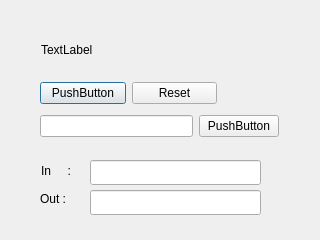
<?xml version="1.0" encoding="UTF-8"?>
<ui version="4.0">
 <class>Dialog</class>
 <widget class="QDialog" name="Dialog">
  <property name="geometry">
   <rect>
    <x>0</x>
    <y>0</y>
    <width>320</width>
    <height>240</height>
   </rect>
  </property>
  <property name="windowTitle">
   <string>Dialog</string>
  </property>
  <widget class="QLabel" name="label">
   <property name="geometry">
    <rect>
     <x>41</x>
     <y>41</y>
     <width>67</width>
     <height>17</height>
    </rect>
   </property>
   <property name="text">
    <string>TextLabel</string>
   </property>
  </widget>
  <widget class="QLineEdit" name="lineEdit_2">
   <property name="geometry">
    <rect>
     <x>90</x>
     <y>160</y>
     <width>171</width>
     <height>25</height>
    </rect>
   </property>
  </widget>
  <widget class="QLineEdit" name="lineEdit_3">
   <property name="geometry">
    <rect>
     <x>90</x>
     <y>190</y>
     <width>171</width>
     <height>25</height>
    </rect>
   </property>
   <property name="readOnly">
    <bool>true</bool>
   </property>
  </widget>
  <widget class="QLabel" name="label_2">
   <property name="geometry">
    <rect>
     <x>41</x>
     <y>162</y>
     <width>34</width>
     <height>17</height>
    </rect>
   </property>
   <property name="text">
    <string>In     :</string>
   </property>
  </widget>
  <widget class="QLabel" name="label_3">
   <property name="geometry">
    <rect>
     <x>40</x>
     <y>190</y>
     <width>34</width>
     <height>17</height>
    </rect>
   </property>
   <property name="text">
    <string>Out :</string>
   </property>
  </widget>
  <widget class="QWidget" name="">
   <property name="geometry">
    <rect>
     <x>40</x>
     <y>80</y>
     <width>177</width>
     <height>27</height>
    </rect>
   </property>
   <layout class="QHBoxLayout" name="horizontalLayout">
    <item>
     <widget class="QPushButton" name="pushButton">
      <property name="text">
       <string>PushButton</string>
      </property>
     </widget>
    </item>
    <item>
     <widget class="QPushButton" name="pushButton_2">
      <property name="text">
       <string>Reset</string>
      </property>
     </widget>
    </item>
   </layout>
  </widget>
  <widget class="QWidget" name="">
   <property name="geometry">
    <rect>
     <x>40</x>
     <y>113</y>
     <width>239</width>
     <height>27</height>
    </rect>
   </property>
   <layout class="QHBoxLayout" name="horizontalLayout_2">
    <item>
     <widget class="QLineEdit" name="lineEdit"/>
    </item>
    <item>
     <widget class="QPushButton" name="pushButton_3">
      <property name="text">
       <string>PushButton</string>
      </property>
     </widget>
    </item>
   </layout>
  </widget>
 </widget>
 <resources/>
 <connections/>
</ui>
